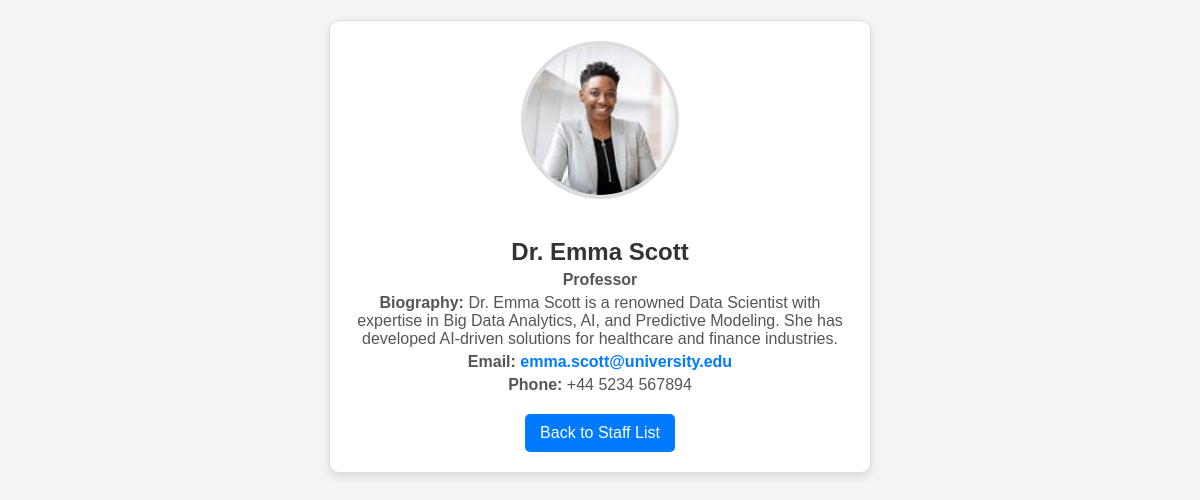
Screenshot of /staff/staff_details.php?staff_id=5 with the database file from the repository.
### tables this page shows
CREATE TABLE `Staff` (
  `StaffID` int(11) NOT NULL,
  `Name` text NOT NULL,
  `JobTitle` varchar(255) NOT NULL DEFAULT 'Lecturer',
  `Photo` varchar(255) DEFAULT 'default.jpg',
  `Email` varchar(255) DEFAULT NULL,
  `Phone` varchar(20) DEFAULT NULL,
  `Biography` text DEFAULT NULL
);

### staff/staff_details.php (the view, shortened to what this page needs)
<?php
require 'db_connect.php';
$staffID = isset($_GET['staff_id']) ? (int)$_GET['staff_id'] : 0;
$sql = "SELECT Name, JobTitle, Photo, Email, Phone, Biography
        FROM Staff WHERE StaffID = :staff_id";
$stmt = $pdo->prepare($sql);
$stmt->execute(['staff_id' => $staffID]);
$staff = $stmt->fetch(PDO::FETCH_ASSOC);
?>
<!DOCTYPE html>
<html lang="en">
<head>
</head>
<body>
    <div class="profile-card">
        <img src="staff_photo/<?php echo htmlspecialchars($staff['Photo'] ?: 'default.jpg'); ?>" alt="Photo of <?php echo htmlspecialchars($staff['Name']); ?>">
        <h2><?php echo htmlspecialchars($staff['Name']); ?></h2>
        <p><strong><?php echo htmlspecialchars($staff['JobTitle']); ?></strong></p>
        <p><strong>Biography:</strong> <?php echo htmlspecialchars($staff['Biography'] ?: 'No biography available.'); ?></p>
        <div class="contact-info">
            <p><strong>Email:</strong> <a href="mailto:<?php echo htmlspecialchars($staff['Email']); ?>"><?php echo htmlspecialchars($staff['Email']); ?></a></p>
            <p><strong>Phone:</strong> <?php echo htmlspecialchars($staff['Phone']); ?></p>
        </div>
        <a href="staff.php" class="back-button" tabindex="0">Back to Staff List</a>
    </div>
</body>
</html>

### staff/staff_details.php (style rules this page uses)
body { font-family: Arial, sans-serif; text-align: center; margin: 20px; background-color: #f4f4f4; }
.profile-card { max-width: 500px; margin: auto; padding: 20px; border: 1px solid #ddd; border-radius: 10px; background-color: white; box-shadow: 0 4px 8px rgba(0, 0, 0, 0.1); }
.profile-card img { width: 150px; height: 150px; border-radius: 50%; object-fit: cover; margin-bottom: 15px; border: 4px solid #ddd; }
h2 { color: #333; margin-bottom: 5px; }
p { color: #555; margin: 5px 0; }
.contact-info a { color: #007bff; text-decoration: none; font-weight: bold; }
.back-button { display: inline-block; margin-top: 15px; padding: 10px 15px; background-color: #007bff; color: white; text-decoration: none; border-radius: 5px; }

### rows the page displays
staff: Photo (picture), Name "Dr. Emma Scott", JobTitle "Professor", Biography "Dr. Emma Scott is a renowned Data Scientist with expertise in Big Data Analytics, AI, and Predictive Modeling. She has developed AI-driven solutions for healthcare and finance industries.", Email "emma.scott@university.edu", Phone "+44 5234 567894"
